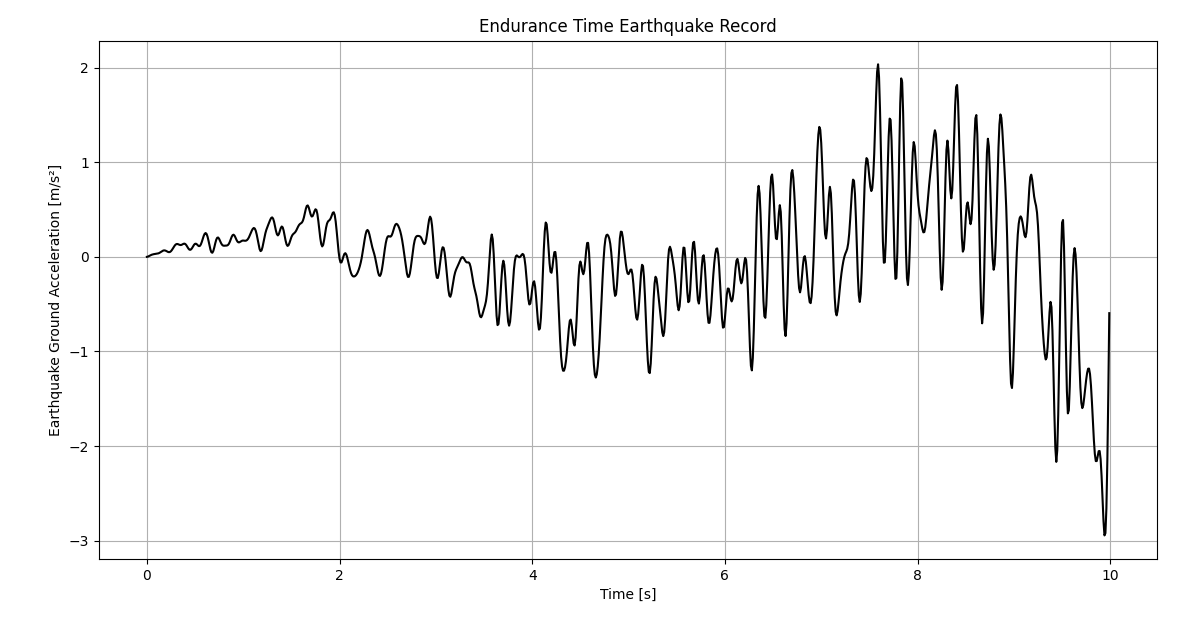

Write Python code to recreate this figure.
import numpy as np
import matplotlib.pyplot as plt
from scipy.signal import butter, sosfiltfilt
import SALAR_MATH as S01
#%% -----------------------------
# Parameters
dt = 0.01                  # [s] Time step
T_total = 10.0             # [s] Total duration
PGA_target = 0.30 * 9.81   # [m/s^2] Final PGA
time = np.arange(0, T_total, dt)
#%% -----------------------------
# Base acceleration (filtered noise)
noise = np.random.randn(len(time))

# Band-pass filter (earthquake-like)
f_low = 0.1
f_high = 10.0
fs = 1.0 / dt

sos = butter(
    4,
    [f_low / (fs / 2), f_high / (fs / 2)],
    btype='bandpass',
    output='sos'
)
a0 = sosfiltfilt(sos, noise)

# Normalize
a0 /= np.max(np.abs(a0))

#%% -----------------------------
# Endurance Time intensity function
f_t = time / T_total     # Linear intensity growth
acc_record = f_t * a0

# Scale to target PGA
acc_record *= PGA_target / np.max(np.abs(acc_record))

#%% -----------------------------
# Plot
plt.figure(figsize=(10,4))
plt.plot(time, acc_record,color='black')
plt.xlabel("Time [s]")
plt.ylabel("Earthquake Ground Acceleration [m/s²]")
plt.title("Endurance Time Earthquake Record")
plt.grid(True)
plt.show()
#%% -----------------------------
# Plot Histogram
X = acc_record
HISTO_COLOR = 'cyan' 
LABEL = 'Generate Artificial Acceleration Record Histogram'
S01.HISROGRAM_BOXPLOT(X, HISTO_COLOR, LABEL)

# Plot Histogram of First derivative (changes)
changes = np.diff(X)
HISTO_COLOR = 'lime' 
LABEL = 'First derivative Histogram of Generate Artificial Acceleration Record'
S01.HISROGRAM_BOXPLOT(changes, HISTO_COLOR, LABEL)

# Calculate cumulative sum of absolute acceleration and normalize it
cum_sum_acc = np.cumsum(np.abs(acc_record))
#cum_sum_acc = np.cumsum(np.abs(np.sort(acc_record)))
sum_acc = np.sum(np.abs(acc_record))
Normalized = cum_sum_acc / sum_acc

plt.figure(figsize=(12, 8))
plt.plot(time, Normalized, color='red', linewidth=4.5)
plt.xlabel('Time [s]')
plt.ylabel('Normalized Cumulative Value')
plt.title('Normalized Cumulative Absolute Acceleration')
plt.grid(True, alpha=0.3)
plt.axhline(y=0.1, color='blue', linestyle='--', alpha=0.7, label='10% of total energy')
plt.axhline(y=0.9, color='gray', linestyle='--', alpha=0.7, label='90% of total energy')
plt.legend()
plt.tight_layout()
plt.show()
#%% -----------------------------
